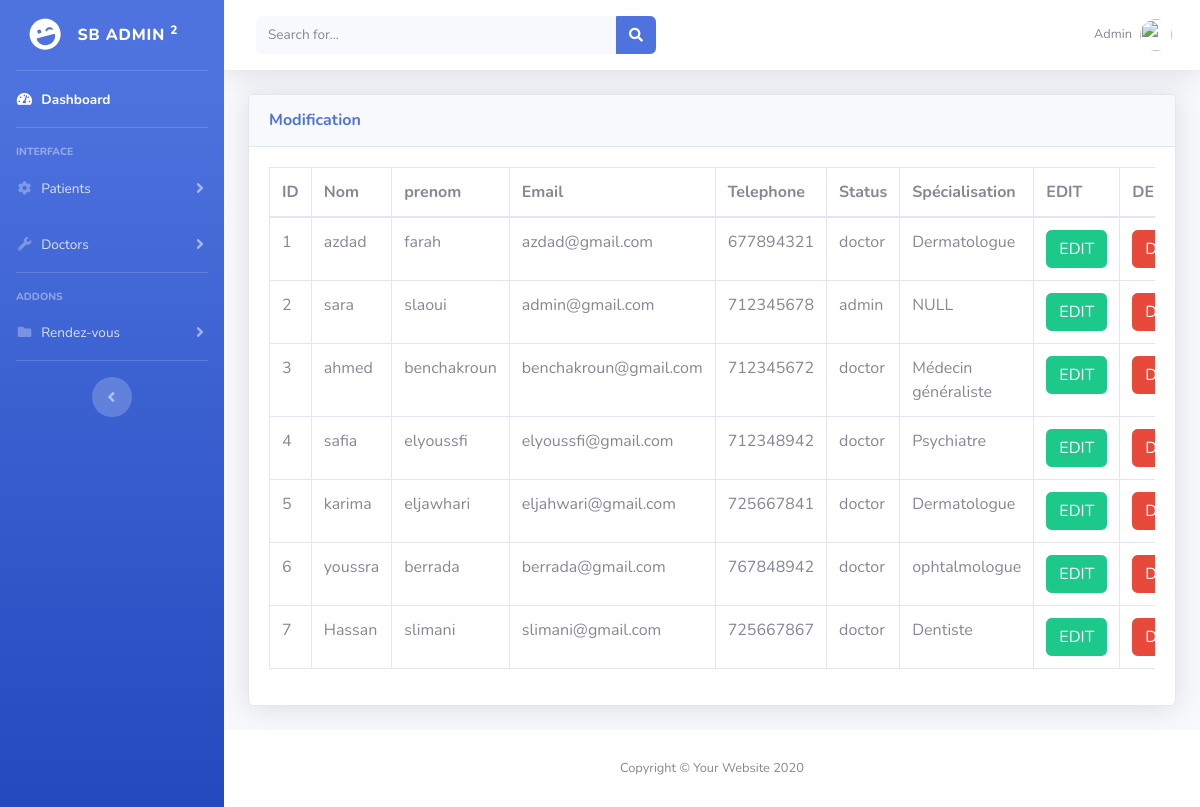
The app's page /admin/registre.php, older data.
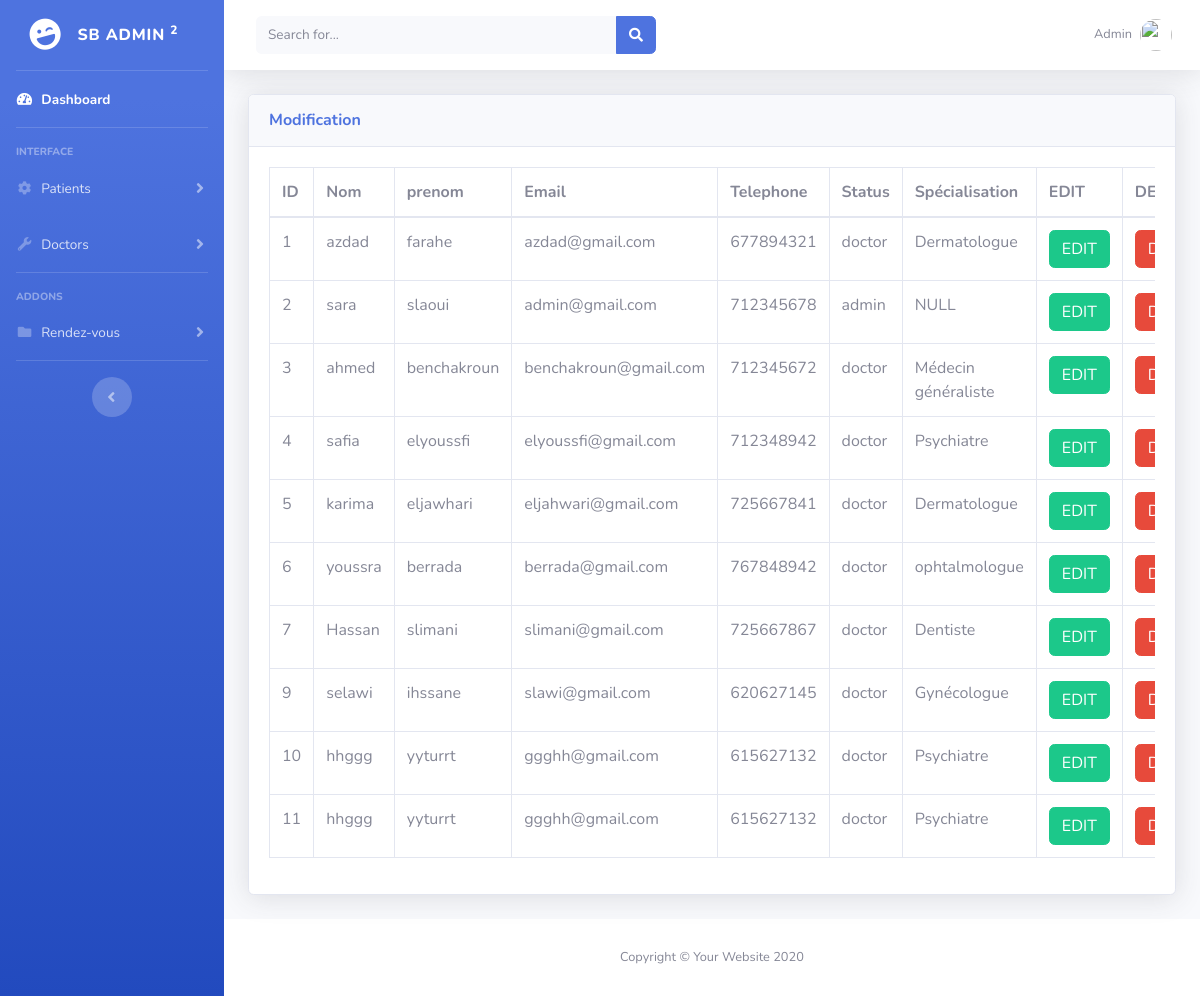
The same page, newer data.
### tables this page shows
CREATE TABLE `users` (
  `id` int(11) NOT NULL,
  `nome` varchar(255) NOT NULL,
  `prenom` varchar(255) NOT NULL,
  `email` varchar(255) NOT NULL,
  `password` tinytext NOT NULL,
  `tel` int(255) NOT NULL,
  `status` varchar(255) NOT NULL,
  `Spécialisation` varchar(100) NOT NULL
);

### admin/registre.php (the view, shortened to what this page needs)
<?php
include('includ/conection.php');
?>
<!DOCTYPE html>
<html lang="en">
<head>
</head>
<body>
<?php  include("includ/base.php")?>
<div class="container-fluid">
<div class="card shadow mb-4">
  <div class="card-header py-3">
    <h6 class="m-0 font-weight-bold text-primary">Modification</h6>
  </div>
  <div class="card-body">
    <div class="table-responsive">
    <?php
        $query = "SELECT * FROM users";
        $query_run = mysqli_query($conn, $query);
    ?>
      <table class="table table-bordered" id="dataTable" width="100%" cellspacing="0">
        <thead>
          <tr>
              <th width="4%"> ID </th>
              <th width="5%"> Nom</th>
              <th width="5%"> prenom</th>
              <th width="8%">Email </th>
              <th width="5%">Telephone</th>
              <th width="5%">Status</th>
              <th width="5%">Spécialisation</th>
              <th width="5%">EDIT</th>
              <th width="6%">DELETE</th>
          </tr>
        </thead>
        <tbody>
        <?php
        if(mysqli_num_rows($query_run) > 0)
        {
            while($row = mysqli_fetch_assoc($query_run))
            {
               ?>
          <tr>
            <td><?php  echo $row['id']; ?></td>
            <td><?php  echo $row['nome']; ?></td>
            <td><?php  echo $row['prenom']; ?></td>
            <td><?php  echo $row['email']; ?></td>
            <td><?php  echo $row['tel']; ?></td>
            <td><?php  echo $row['status']; ?></td>
            <td><?php  echo $row['Spécialisation']; ?></td>
            <td>
                <form action="edit-doctor.php" method="post">
                    <button  type="submit" name="edit_btn" class="btn btn-success"> EDIT</button>
                </form>
            </td>
            <td>
                <form action="delet-doctor.php" method="post">
                  <button type="submit" name="delete_btn" class="btn btn-danger"> DELETE</button>
                </form>
            </td>
          </tr>
          <?php
            }
        }
        else {
            echo "No Record Found";
        }
        ?>
        </tbody>
      </table>
    </div>
  </div>
</div>
</div>
<?php  include("includ/footer.php") ?>
</body>
</html>

Row changes from the older to the newer data that the page shows:
changed users "azdad": prenom "farah" → "farahe"
added users: id "9", nome "selawi", prenom "ihssane", email "slawi@gmail.com", tel "620627145", status "doctor", Spécialisation "Gynécologue"
added users: id "10", nome "hhggg", prenom "yyturrt", email "ggghh@gmail.com", tel "615627132", status "doctor", Spécialisation "Psychiatre"
added users: id "11", nome "hhggg", prenom "yyturrt", email "ggghh@gmail.com", tel "615627132", status "doctor", Spécialisation "Psychiatre"
